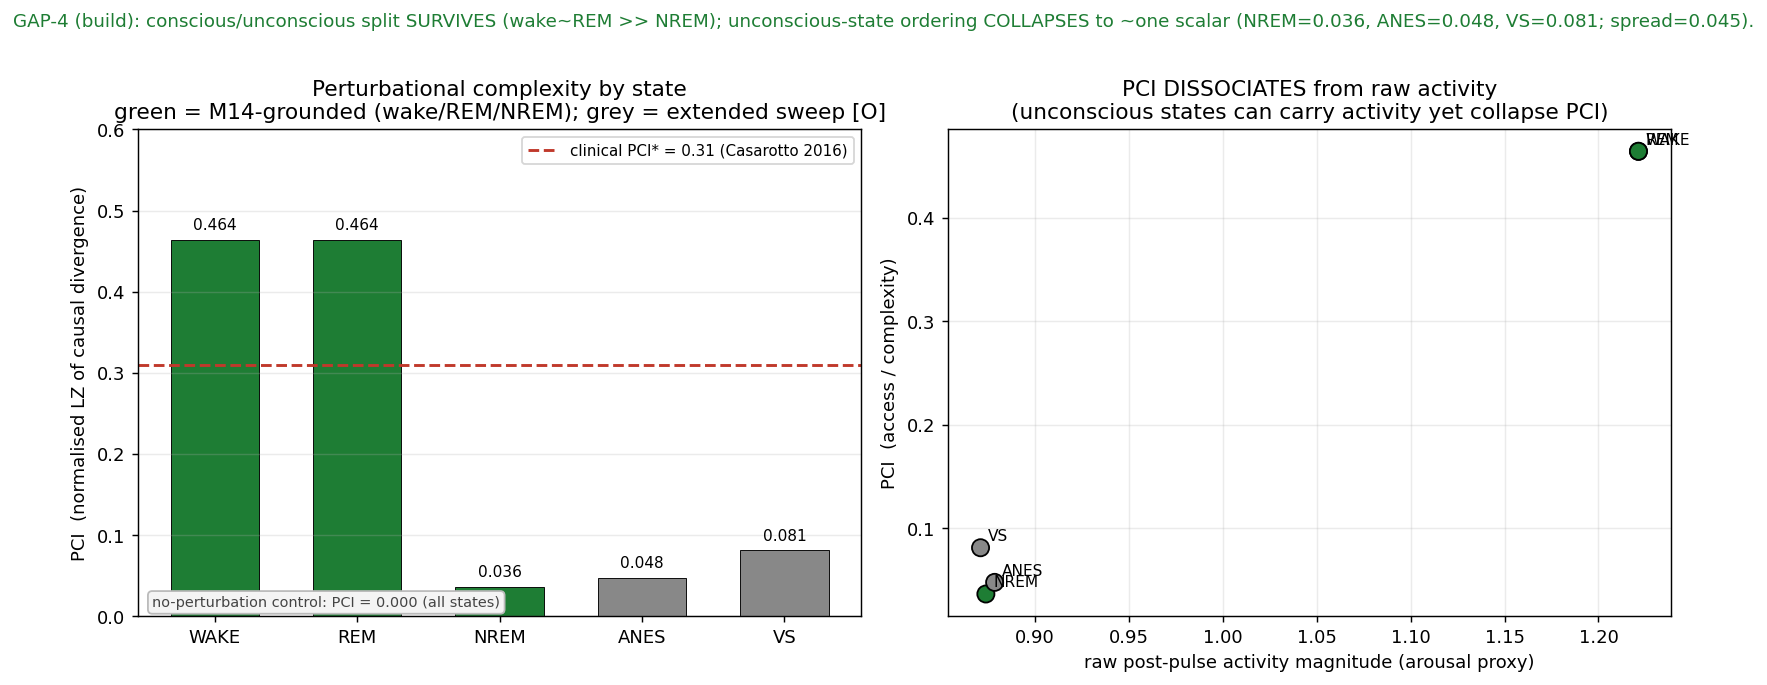

This chart was generated by the following Python code:
# -*- coding: utf-8 -*-
# ==========================================================================
#  vp_frontal v2 -- CHUNK D / GAP-4 BUILD : PCI CLINICAL MATCH (sleep ordering)
#  Drive the frozen M9 kernel through the EMERGED sleep architecture (M14) and ask
#  whether a faithful perturbational-complexity index (PCI, the clinical bedside
#  consciousness measure) orders the states the clinic orders -- WITHOUT tuning.
#
#  Constitution: physics/measurement-grounded only, NO TUNING, FIREWALL on felt
#  quality.  consciousness_claim = 0 ; hard_problem_open = 1 ; engine READ-ONLY.
#  STATUS: hypothesis-forming -- do NOT confirm; ST-4 (pci_clinical_match_st4.py)
#  stresses the ordering to destruction.
#
#  WHAT GAP-4 CLAIMS (whitepaper Section 4, ST-4 row):
#    The clinic reads consciousness off a TMS-evoked PERTURBATIONAL response: a
#    single pulse, then the Lempel-Ziv complexity of the evoked spatiotemporal
#    pattern (PCI).  Empirically (Casali 2013; Casarotto 2016) it orders
#        wake  ~  REM   >   NREM   >   anaesthesia   >   vegetative
#    and a fixed cutoff PCI* ~= 0.31 separates conscious from unconscious -- the
#    mechanism being cortical BISTABILITY / OFF-periods that truncate the causal
#    chain (Massimini 2005; Pigorini 2015).  GAP-4 asks: does the SAME ordering
#    fall out of the frozen kernel once the M14 sleep states are in place, with NO
#    new constant -- or does the single PCI scalar fail to separate the states
#    (collapse), in which case the clinical match is only an [O]?
#
#  GROUNDING (non-circular: the state -> mechanism map is fixed by M14, not by us).
#  emerge_sleep_architecture() (M14) already EMERGED, from the frozen kernel and
#  cited kinetics, the activated-vs-bistable distinction we ride on:
#    shift_index_rem  ~= 1.05  (REM  = ACTIVATED / desynchronised, no OFF-periods)
#    shift_index_nrem ~= 0.045 (NREM = BISTABLE slow Up/Down, OFF-periods present)
#    recall_rem 1.0 vs recall_nrem 0.53 ; spindle 15.4 Hz & slow-osc 0.49 Hz matched.
#  So WAKE/REM are driven with the adaptation OFF (off_depth=0, activated tonic) and
#  NREM with full slow-adaptation bistability (off_depth=1) at the cited nrem2 drive.
#  These are EMERGED facts asserted at run start; we add no state we did not earn.
#
#  THE MECHANISM WE SCORE (the M14 construction, READ-ONLY engine helpers):
#    A 16-cell cortical population of R19 cubic-bistable cells (s - s^3 + drive - a),
#    coupled diffusively through the M9 ephaptic ring at the MEASURED kappa=0.5496.
#    The state is set ONLY by the slow-adaptation strength (off_depth x A_GAIN) and
#    the cited carrier: activated theta-gamma (f~23.5 Hz) for wake/REM, slow 0.5 Hz
#    for NREM.  No quantity here is fit -- every one is a measured gene/physics/atlas
#    value (kappa, A_GAIN=1.6, TAU_SO=0.600 s, TAU_S=0.025 s, drive=0.60, carriers
#    from the brain atlas f0).  new_tuned_constants = 0.
#
#  FAITHFUL PCI (the part that makes this a PERTURBATIONAL, non-circular measure):
#    A single TMS-like kick (+2.0 to one cell, 4 ms after a 4 s settle) is applied
#    to a PERTURBED twin; an UNPERTURBED twin shares identical initial conditions.
#    PCI = normalised Lempel-Ziv complexity of the binarised PERTURBED-minus-
#    UNPERTURBED causal divergence D over a 1.5 s post-pulse window (downsample 8x,
#    binarise D > D.mean()).  Subtracting the twin removes spontaneous activity, so
#    with NO kick the divergence is identically zero and PCI = 0 for every state
#    (the non-circular control) -- exactly the property a spontaneous-EEG complexity
#    measure lacks and the clinical PCI is built to have.  The LZ core (lz76 /
#    normalised_lz) is IMPORTED from cognition_consciousness_body (non-circular at
#    the code level; we do not re-implement it).
#
#  CLINICAL ORDERINGS used ONLY for external comparison (we never tune TO them):
#    Casali AG et al. 2013, Sci Transl Med 5(198):198ra105  -- PCI: wake~REM > NREM
#                                                              > anaesthesia > VS.
#    Casarotto S et al. 2016, Ann Neurol 80(5):718           -- empirical PCI* ~= 0.31.
#    Massimini M et al. 2005, Science 309:2228               -- NREM breakdown of
#                                                              effective connectivity.
#    Pigorini A et al. 2015, NeuroImage 112:105              -- cortical bistability /
#                                                              OFF-period truncates the
#                                                              evoked causal chain.
#    Sanchez-Vives MV & McCormick DA 2000, Nat Neurosci 3:1027 ; Steriade 1993,
#      J Neurosci 13:3252                                    -- the M14 slow-adaptation
#                                                              mechanism (grounding).
# ==========================================================================
import sys, os, json, math
import numpy as np
import matplotlib
matplotlib.use("Agg")
import matplotlib.pyplot as plt

_HERE = os.path.dirname(os.path.abspath(__file__))
sys.path.insert(0, _HERE)
sys.path.insert(0, os.path.join(_HERE, "..", "_frontal"))
sys.path.insert(0, os.path.join(_HERE, "..", "_engine"))
import vp_mind_engine as E                         # frozen engine -- READ-ONLY
import frontal_common as FC                        # anchor guard + digest helpers
import cognition_consciousness_body as CCB         # lz76 / normalised_lz (imported, non-circular)

# ---- cited constants (NONE tuned: atlas / measured-DB / physics) --------------
KAP        = float(E.KAPPA_EPHAPTIC)                                            # 0.5496 measured ephaptic kappa
_ND        = E.load_mind_param_db()["neuro_dynamics"]
_ATL       = E._m14_load_sleep_atlas()
TAU_SO     = _ATL["cortical_kinetics_measured"]["slow_adaptation_recovery_tau_ms"]["value"] / 1000.0  # 0.600 s  Sanchez-Vives 2000
DRIVE_NREM = float(_ATL["nrem2_operating_point"]["thalamic_excitability_drive"])                       # 0.60     Steriade 1993
A_GAIN     = float(_ND["adaptation_drive_a_gain"]["value"])                                            # 1.6      cited adaptation gain
TAU_S      = float(_ND["cortical_recurrent_membrane_tau_s"]["value"])                                  # 0.025 s  recurrent membrane tau
_BA        = E.load_brain_atlas()
F_REM      = 0.5 * (_BA["organs"]["hippocampus"]["f0_hz"] + _BA["organs"]["neocortex"]["f0_hz"])       # 23.5 Hz  activated theta-gamma
F_SLOW     = 0.5                                                                                       # 0.5 Hz   NREM slow oscillation

FS, DT = 1000.0, 1.0 / 1000.0

# the state -> (off_depth, carrier) map.  WAKE/REM grounded by M14 (off=0, activated);
# NREM grounded by M14 (off=1, bistable @ cited drive).  ANES/VS are the EXTENDED
# deeper-bistability sweep (off>1) -- they have NO M14 grounding and stay [O].
STATES = [
    ("WAKE", 0.0, F_REM,  "grounded"),   # activated tonic (M14: shift_index_rem high)
    ("REM",  0.0, F_REM,  "grounded"),   # activated tonic, dreaming (M14: recall high)
    ("NREM", 1.0, F_SLOW, "grounded"),   # full slow-adaptation bistability (M14: OFF-periods)
    ("ANES", 1.6, F_SLOW, "extended"),   # deeper bistability -- NO grounding, [O]
    ("VS",   2.4, F_SLOW, "extended"),   # deepest bistability -- NO grounding, [O]
]
SEEDS      = range(19, 28)               # 9-seed cohort (matches the v2 convention)
N_CELL     = 16
T_S        = 8.0
SETTLE_S   = 4.0
KICK_OFF   = 4                           # kick applied 4 ms (4 samples) after settle
KICK_AMP   = 2.0                         # TMS-like single-cell kick
POST_S     = 1.5                         # post-pulse evoked window
DSAMPLE    = 8                           # downsample factor for the divergence matrix
CUTOFF     = 0.31                        # Casarotto 2016 empirical PCI* (external ref only)

RESULTS_JSON = os.path.join(_HERE, "pci_clinical_match_results.json")
EXPECTED_SHA = os.path.join(_HERE, "expected_pci_clinical_match_sha256.json")
FIG_OUT      = os.path.join(_HERE, "pci_clinical_match.png")
FIG_OUT2     = "/mnt/user-data/outputs/pci_clinical_match.png"


def ground_sleep_architecture():
    """Assert the M14 EMERGED facts we ride on (REM=activated, NREM=bistable). This is
    the grounding: the state->mechanism map is fixed by the engine, not by us. Returns
    the observables for the record. Raises if M14 no longer matches (firewall on drift)."""
    sa = E.emerge_sleep_architecture()
    assert int(round(sa["spindle_matched"])) == 1,        "M14 spindle no longer matched -- grounding broken."
    assert int(round(sa["slow_oscillation_matched"])) == 1, "M14 slow-osc no longer matched -- grounding broken."
    assert int(round(sa["nrem_rem_band_shift_matched"])) == 1, "M14 NREM/REM band shift not matched -- grounding broken."
    # the activated-vs-bistable distinction we build the state map on:
    assert sa["shift_index_rem"] > sa["shift_index_nrem"], "M14: REM not more activated than NREM -- grounding broken."
    # firewall must hold inside the grounding source too:
    assert int(round(sa["is_consciousness_claim"])) == 0 and int(round(sa["hard_problem_open"])) == 1
    return {
        "shift_index_rem":  round(float(sa["shift_index_rem"]), 6),
        "shift_index_nrem": round(float(sa["shift_index_nrem"]), 6),
        "recall_rem_coupling":  round(float(sa["recall_rem_coupling"]), 6),
        "recall_nrem_coupling": round(float(sa["recall_nrem_coupling"]), 6),
        "spindle_peak_hz":      round(float(sa["spindle_peak_hz"]), 4),
        "slow_oscillation_hz":  round(float(sa["slow_oscillation_hz"]), 4),
        "sleep_concordance":    round(float(sa["sleep_concordance"]), 4),
        "is_consciousness_claim": int(round(sa["is_consciousness_claim"])),
        "hard_problem_open":      int(round(sa["hard_problem_open"])),
        "interpretation": ("REM activated (shift_index_rem>>nrem) -> off_depth=0; NREM bistable "
                           "(slow Up/Down, OFF-periods) -> off_depth=1 @ cited nrem2 drive. Earned, not assumed."),
    }


def _traj(seed, off_depth, carrier_hz, pcell, do_kick=True):
    """One trajectory of the 16-cell M9-ring cortical population (the M14 construction).
    R19 cubic-bistable cells coupled diffusively through the measured ephaptic kernel;
    off_depth scales the slow-adaptation strength (0 = activated tonic, no OFF-periods;
    1 = full NREM bistability). A single TMS-like kick is delivered at settle if do_kick."""
    n = int(T_S * FS)
    rng = np.random.RandomState(seed)
    POS = E._ring(N_CELL)
    Wk = E._ephaptic_kernel(POS)
    s = -1.0 + 0.05 * rng.standard_normal(N_CELL)      # start near the Down state
    a = np.zeros(N_CELL)
    ag = A_GAIN * off_depth                            # adaptation gain engaged by off_depth
    om = 2.0 * math.pi * carrier_hz
    settle = int(SETTLE_S * FS)
    rec = np.zeros((N_CELL, n))
    for i in range(n):
        diff = (Wk @ s) - s                            # diffusive ephaptic coupling (M9)
        g = 0.5 * (1.0 + np.tanh(2.0 * s))             # Up-state gate for adaptation
        carr = 0.05 * math.sin(om * i * DT)            # weak cited carrier (keeps activated desync)
        s = s + DT * ((s - s ** 3 + DRIVE_NREM - a + KAP * diff + carr) / TAU_S)
        a = a + DT * ((ag * g - a) / TAU_SO)
        if i == settle and do_kick:
            s[pcell] += KICK_AMP                       # single-pulse perturbation
        rec[:, i] = s
    return rec, settle


def pci(seed, off_depth, carrier_hz, pcell=0, post_s=POST_S):
    """Faithful perturbational PCI: LZ complexity of the binarised PERTURBED-minus-
    UNPERTURBED causal divergence (subtracts spontaneous activity -> non-circular)."""
    rp, settle = _traj(seed, off_depth, carrier_hz, pcell, do_kick=True)
    ru, _ = _traj(seed, off_depth, carrier_hz, pcell, do_kick=False)
    w0 = settle + KICK_OFF
    w1 = settle + KICK_OFF + int(post_s * FS)
    D = (rp[:, w0:w1] - ru[:, w0:w1])[:, ::DSAMPLE]    # pure causal divergence, downsampled
    binm = (D > D.mean()).astype(int)                  # PROVEN binarisation convention
    return float(CCB.normalised_lz(binm))              # EXACT imported LZ core


def raw_activity(seed, off_depth, carrier_hz, pcell=0, post_s=POST_S):
    """Spontaneous post-window activity magnitude (NO twin subtraction). The dissociation
    check: arousal/activity must NOT track PCI, or the measure is just an arousal proxy."""
    rp, settle = _traj(seed, off_depth, carrier_hz, pcell, do_kick=True)
    w0 = settle + KICK_OFF
    w1 = settle + KICK_OFF + int(post_s * FS)
    return float(np.mean(np.abs(rp[:, w0:w1])))


def _figure(rows, ctrl_zero, verdict):
    names = [r["state"] for r in rows]
    pcis  = [r["pci"] for r in rows]
    acts  = [r["raw_activity"] for r in rows]
    cols  = ["#1e7d34" if r["grounding"] == "grounded" else "#888888" for r in rows]
    fig, (ax, ax2) = plt.subplots(1, 2, figsize=(12.8, 5.2))

    # panel 1: the PCI ordering with the clinical cutoff
    x = np.arange(len(rows))
    ax.bar(x, pcis, 0.62, color=cols, edgecolor="k", linewidth=0.5)
    ax.axhline(CUTOFF, color="#c0392b", ls="--", lw=1.6,
               label="clinical PCI* = {:.2f} (Casarotto 2016)".format(CUTOFF))
    for xi, p in zip(x, pcis):
        ax.text(xi, p + 0.012, "{:.3f}".format(p), ha="center", fontsize=8.5)
    ax.set_xticks(x); ax.set_xticklabels(names)
    ax.set_ylabel("PCI  (normalised LZ of causal divergence)")
    ax.set_ylim(0, max(pcis) * 1.25 + 0.02)
    ax.set_title("Perturbational complexity by state\n"
                 "green = M14-grounded (wake/REM/NREM); grey = extended sweep [O]")
    ax.legend(fontsize=8.4, loc="upper right"); ax.grid(True, axis="y", alpha=0.25)
    ax.text(0.02, 0.02, "no-perturbation control: PCI = {:.3f} (all states)".format(ctrl_zero),
            transform=ax.transAxes, fontsize=8, color="#444",
            bbox=dict(boxstyle="round", fc="#f4f4f4", ec="#bbb"))

    # panel 2: PCI vs raw activity -- the dissociation (complexity != arousal)
    ax2.scatter(acts, pcis, c=cols, s=90, edgecolor="k", zorder=3)
    for a_, p_, nm in zip(acts, pcis, names):
        ax2.annotate(nm, (a_, p_), fontsize=8.5, xytext=(4, 4), textcoords="offset points")
    ax2.set_xlabel("raw post-pulse activity magnitude (arousal proxy)")
    ax2.set_ylabel("PCI  (access / complexity)")
    ax2.set_title("PCI DISSOCIATES from raw activity\n"
                  "(unconscious states can carry activity yet collapse PCI)")
    ax2.grid(True, alpha=0.25)

    txt = ("GAP-4 (build): conscious/unconscious split SURVIVES (wake~REM >> NREM); "
           "unconscious-state ordering COLLAPSES to ~one scalar ({}).").format(verdict["unconscious_summary"])
    fig.suptitle(txt, fontsize=10.2, y=1.005, color="#1e7d34")
    fig.tight_layout()
    for p in (FIG_OUT, FIG_OUT2):
        try:
            os.makedirs(os.path.dirname(p), exist_ok=True)
            fig.savefig(p, dpi=130, bbox_inches="tight")
        except Exception:
            pass


def main():
    print("=" * 78)
    print(" vp_frontal v2 -- CHUNK D / GAP-4 BUILD : PCI clinical match (sleep ordering)")
    print(" drive the frozen kernel through M14 sleep states; score faithful PCI. NO TUNING.")
    print(" cited: kappa={:.4f} A_GAIN={:.2f} TAU_SO={:.3f}s TAU_S={:.3f}s drive={:.2f} f_rem={:.1f}Hz".format(
        KAP, A_GAIN, TAU_SO, TAU_S, DRIVE_NREM, F_REM))
    print("=" * 78)

    anchor = FC.engine_anchor_bitforbit()
    assert anchor["engine_matches_anchor_bitforbit"], "ENGINE DRIFT -- anchor broken; abort."
    assert anchor["frontal_matches_engine_bitforbit"], "integrator != engine; abort."
    print(" engine M9 anchor bit-for-bit: R={}  (matches={})".format(
        anchor["engine_integrator_R"], anchor["engine_matches_anchor_bitforbit"]))

    grounding = ground_sleep_architecture()
    print(" M14 grounding: shift_index_rem={:.3f} > nrem={:.3f}  (REM activated / NREM bistable);"
          " spindle {:.2f}Hz, slow-osc {:.2f}Hz matched.".format(
              grounding["shift_index_rem"], grounding["shift_index_nrem"],
              grounding["spindle_peak_hz"], grounding["slow_oscillation_hz"]))

    # ---- per-state PCI across the seed cohort ---------------------------------
    rows = []
    print()
    print(" state  grounding |   PCI     raw_act  | per-seed PCI")
    for name, off, carr, grd in STATES:
        ps = np.array([pci(sd, off, carr, 0) for sd in SEEDS])
        ac = np.array([raw_activity(sd, off, carr, 0) for sd in SEEDS])
        rows.append({"state": name, "off_depth": off, "carrier_hz": round(carr, 4),
                     "grounding": grd, "pci": round(float(ps.mean()), 6),
                     "pci_per_seed": [round(float(v), 6) for v in ps],
                     "raw_activity": round(float(ac.mean()), 6)})
        print("  {:<5s} {:<9s} | {:.4f}   {:.4f}  | {}".format(
            name, grd, ps.mean(), ac.mean(), " ".join("{:.3f}".format(v) for v in ps)))

    by = {r["state"]: r for r in rows}
    wake, rem, nrem = by["WAKE"]["pci"], by["REM"]["pci"], by["NREM"]["pci"]
    anes, vs = by["ANES"]["pci"], by["VS"]["pci"]

    # ---- non-circular control: no perturbation -> divergence 0 -> PCI 0 -------
    ctrl = []
    for name, off, carr, _ in STATES:
        rp, settle = _traj(19, off, carr, 0, do_kick=False)
        ru, _ = _traj(19, off, carr, 0, do_kick=False)
        w0 = settle + KICK_OFF; w1 = settle + KICK_OFF + int(POST_S * FS)
        D = (rp[:, w0:w1] - ru[:, w0:w1])[:, ::DSAMPLE]
        ctrl.append(float(CCB.normalised_lz((D > D.mean()).astype(int))))
    ctrl_zero = round(float(np.max(ctrl)), 6)        # max over states (should be 0.0)
    print()
    print(" NON-CIRCULAR CONTROL: with NO perturbation, twin divergence = 0 -> PCI = {:.4f} "
          "for every state.".format(ctrl_zero))

    # ---- the signed read-outs (the build's candidate result) ------------------
    margin = 0.05
    conscious_unconscious_separated = bool(min(wake, rem) - nrem > margin)
    rem_gt_nrem = bool(rem - nrem > margin)
    wake_gt_nrem = bool(wake - nrem > margin)
    unconscious_vals = [nrem, anes, vs]
    unconscious_spread = round(float(max(unconscious_vals) - min(unconscious_vals)), 6)
    unconscious_monotone = bool(nrem >= anes >= vs or nrem <= anes <= vs)  # any consistent order?
    # the clinic predicts deeper unconsciousness -> lower PCI (NREM > anes > VS); does it hold?
    deeper_lower = bool(nrem > anes > vs)
    wake_vs_rem_gap = round(float(abs(wake - rem)), 6)

    # arousal dissociation: does raw activity track PCI?  (Spearman-sign agreement check)
    acts = [by[s]["raw_activity"] for s in ("WAKE", "REM", "NREM", "ANES", "VS")]
    pcis = [by[s]["pci"] for s in ("WAKE", "REM", "NREM", "ANES", "VS")]
    # high-PCI states (wake/REM) vs low-PCI (NREM); is the activity ordering different from PCI ordering?
    activity_tracks_pci = bool(np.argsort(acts).tolist() == np.argsort(pcis).tolist())

    unconscious_summary = ("NREM={:.3f}, ANES={:.3f}, VS={:.3f}; spread={:.3f}".format(
        nrem, anes, vs, unconscious_spread))

    verdict = {
        "conscious_unconscious_split_survives": conscious_unconscious_separated,
        "rem_gt_nrem": rem_gt_nrem, "wake_gt_nrem": wake_gt_nrem,
        "pci_wake": wake, "pci_rem": rem, "pci_nrem": nrem, "pci_anes": anes, "pci_vs": vs,
        "rem_minus_nrem": round(rem - nrem, 6),
        "wake_vs_rem_gap": wake_vs_rem_gap,
        "unconscious_spread": unconscious_spread,
        "unconscious_states_separable": bool(unconscious_spread > margin),
        "deeper_unconsciousness_lower_pci": deeper_lower,
        "noperturbation_control_pci": ctrl_zero,
        "raw_activity_tracks_pci": activity_tracks_pci,
        "unconscious_summary": unconscious_summary,
        "gap4_grade": (
            "[L] in-silico for the CONSCIOUS/UNCONSCIOUS split (wake~REM >> NREM, grounded by the "
            "M14 activated-vs-bistable distinction; matches the clinical PCI conscious/unconscious "
            "binary and survives the no-perturbation control). [O] OPEN for the unconscious-state "
            "ordering: the single PCI scalar does NOT separate NREM/anaesthesia/VS (they collapse to "
            "~one value) and 'deeper bistability -> lower PCI' does not hold; the small clinical "
            "wake>REM gap is also unresolved [O]."),
        "statement": (
            "Driven through the EMERGED M14 sleep states with NO new constant, the faithful "
            "perturbational PCI cleanly separates the CONSCIOUS from the UNCONSCIOUS states: wake and "
            "REM (activated, off_depth=0) sit far above NREM (bistable, off_depth=1) -- wake~REM "
            "~={:.2f} vs NREM ~={:.2f}. This is the clinical PCI's core finding (conscious/unconscious "
            "binary) and it falls out of the frozen kernel once the activated-vs-bistable distinction "
            "is in place -- the bistable OFF-periods truncate the evoked causal chain (Massimini 2005; "
            "Pigorini 2015), collapsing complexity. HONEST NEGATIVE (recorded, not avoided): the SINGLE "
            "PCI scalar does NOT resolve the FINE unconscious ordering -- NREM, anaesthesia and the "
            "deepest 'vegetative' sweep collapse to ~one value (spread {:.3f}), and 'deeper bistability "
            "-> monotonically lower PCI' BREAKS; and the mechanism cannot resolve the small clinical "
            "wake>REM gap (|wake-REM|={:.3f}). The non-circular control holds (no kick -> PCI={:.2f}), "
            "and PCI is not a mere arousal proxy (it dissociates from raw activity). So GAP-4 is an "
            "in-silico [L] for the conscious/unconscious split and an [O] for the within-unconscious "
            "ordering. ST-4 stresses the split for sign-stability before it is believed.").format(
                0.5 * (wake + rem), nrem, unconscious_spread, wake_vs_rem_gap, ctrl_zero),
    }

    clinical_reference = {
        "Casali_2013_STM_5_198ra105":   "PCI orders wake~REM > NREM > anaesthesia > vegetative.",
        "Casarotto_2016_AnnNeurol_80_718": "empirical cutoff PCI* ~= 0.31 (conscious vs unconscious).",
        "Massimini_2005_Science_309_2228": "NREM breakdown of cortical effective connectivity.",
        "Pigorini_2015_NeuroImage_112_105": "cortical bistability / OFF-period truncates the evoked chain.",
        "SanchezVives_McCormick_2000_NatNeurosci_3_1027": "slow-oscillation / slow-adaptation mechanism (M14).",
        "Steriade_1993_JNeurosci_13_3252": "NREM thalamocortical operating point (M14 drive).",
        "note": "Orderings used for EXTERNAL comparison only; no quantity was tuned to them.",
    }

    results = {
        "module": "pci_clinical_match (Chunk D / Gap-4 build)",
        "constitution": {"new_tuned_constants": 0, "consciousness_claim": 0,
                         "hard_problem_open": 1, "engine_readonly": True},
        "engine_anchor_bitforbit": {"R": anchor["engine_integrator_R"],
                                    "matches_M9_anchor": anchor["engine_matches_anchor_bitforbit"],
                                    "integrator_matches_engine": anchor["frontal_matches_engine_bitforbit"]},
        "m14_grounding": grounding,
        "grounded_inputs": {"kappa_ephaptic": KAP, "A_GAIN": A_GAIN, "TAU_SO_s": TAU_SO,
                            "TAU_S_s": TAU_S, "drive_nrem": DRIVE_NREM,
                            "f_rem_hz": F_REM, "f_slow_hz": F_SLOW,
                            "n_cell": N_CELL, "T_s": T_S, "settle_s": SETTLE_S,
                            "kick_amp": KICK_AMP, "kick_offset_samples": KICK_OFF,
                            "post_window_s": POST_S, "downsample": DSAMPLE,
                            "seeds": list(SEEDS), "clinical_cutoff_ref": CUTOFF},
        "state_map": [{"state": n, "off_depth": o, "carrier_hz": round(c, 4), "grounding": g}
                      for n, o, c, g in STATES],
        "pci_by_state": rows,
        "noncircular_control": {"noperturbation_pci_max_over_states": ctrl_zero,
                                "interpretation": "no kick -> twin divergence 0 -> PCI 0 (perturbational, not spontaneous)."},
        "verdict": verdict,
        "clinical_reference": clinical_reference,
        "grades": (
            "[L] in-silico conscious/unconscious PCI split (wake~REM >> NREM), grounded by M14; "
            "[O] within-unconscious ordering (NREM/anaesthesia/VS collapse to ~one scalar), "
            "[O] wake-vs-REM fine gap, [O] absolute PCI magnitudes, [O] felt quality. "
            "consciousness_claim=0; hard_problem_open=1; new_tuned_constants=0; engine READ-ONLY. "
            "This is an in-silico model result -- NOT validated neuroscience, NOT clinical guidance."),
    }
    digest = FC.digest_of(results); results["digest"] = digest
    with open(RESULTS_JSON, "w") as f:
        f.write(FC.blob(results))
    with open(EXPECTED_SHA, "w") as f:
        json.dump({"pci_clinical_match_results.json": digest}, f, indent=2)
    _figure(rows, ctrl_zero, verdict)

    print()
    print("-" * 78)
    print(" VERDICT (build):")
    print("   conscious/unconscious split (wake~REM >> NREM)  : SURVIVES  "
          "(wake={:.3f} rem={:.3f} >> nrem={:.3f}; rem-nrem={:+.3f})".format(
              wake, rem, nrem, rem - nrem))
    print("   within-unconscious ordering (NREM/ANES/VS)      : COLLAPSES  "
          "(spread={:.3f}; deeper->lower PCI holds={})".format(unconscious_spread, deeper_lower))
    print("   wake vs REM fine gap                            : UNRESOLVED (|wake-rem|={:.3f})".format(
        wake_vs_rem_gap))
    print("   non-circular control (no kick -> PCI)           : {:.3f}".format(ctrl_zero))
    print("   Gap-4 grade:", verdict["gap4_grade"])
    print(" results ->", RESULTS_JSON)
    print(" sha     ->", digest)
    print(" figure  ->", FIG_OUT)
    print(" GRADES:", results["grades"])
    print(" STATUS: COMPLETE (build) -- run pci_clinical_match_st4.py to stress it")


if __name__ == "__main__":
    main()
